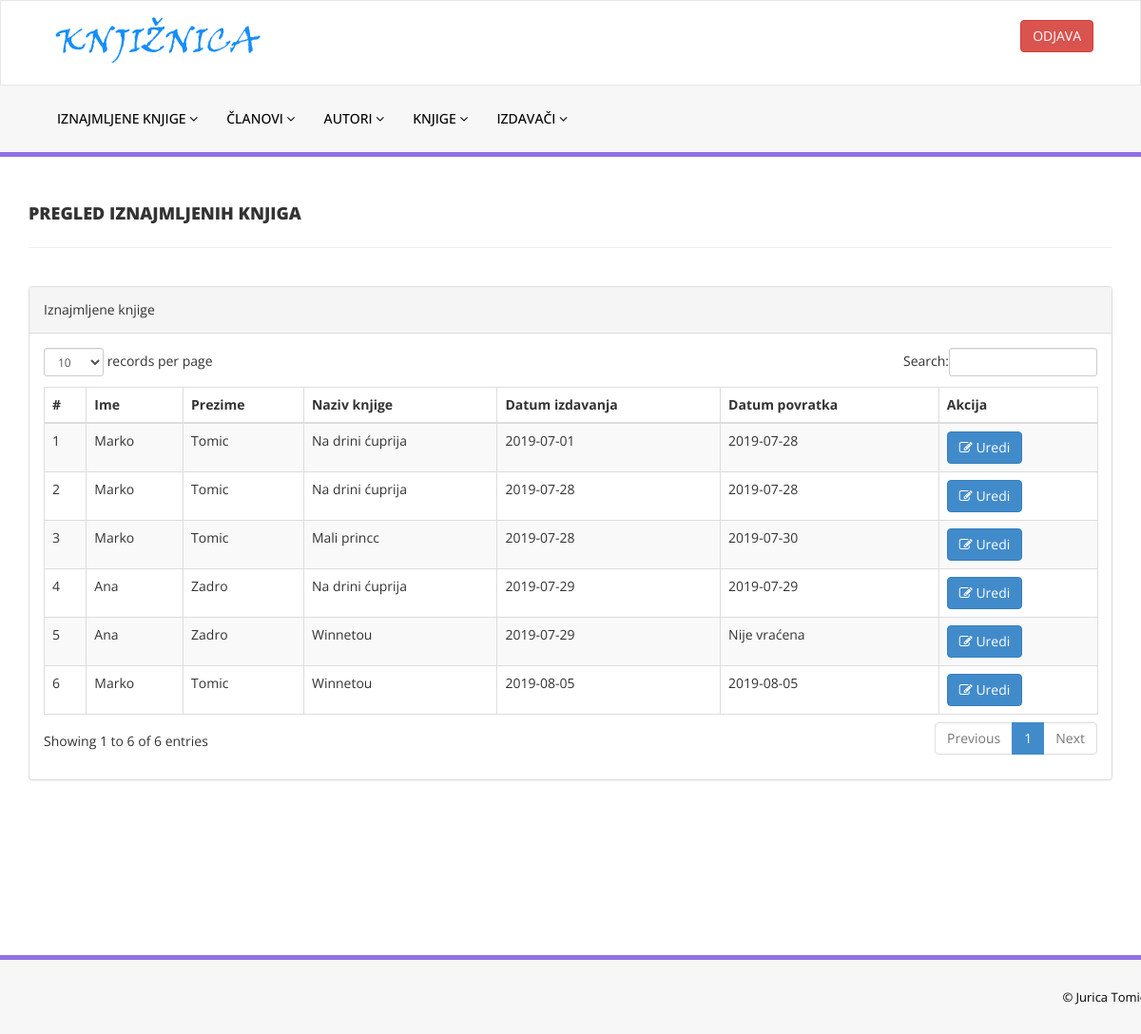
The app's page /iznajmljeneKnjige.php (signed in), older data.
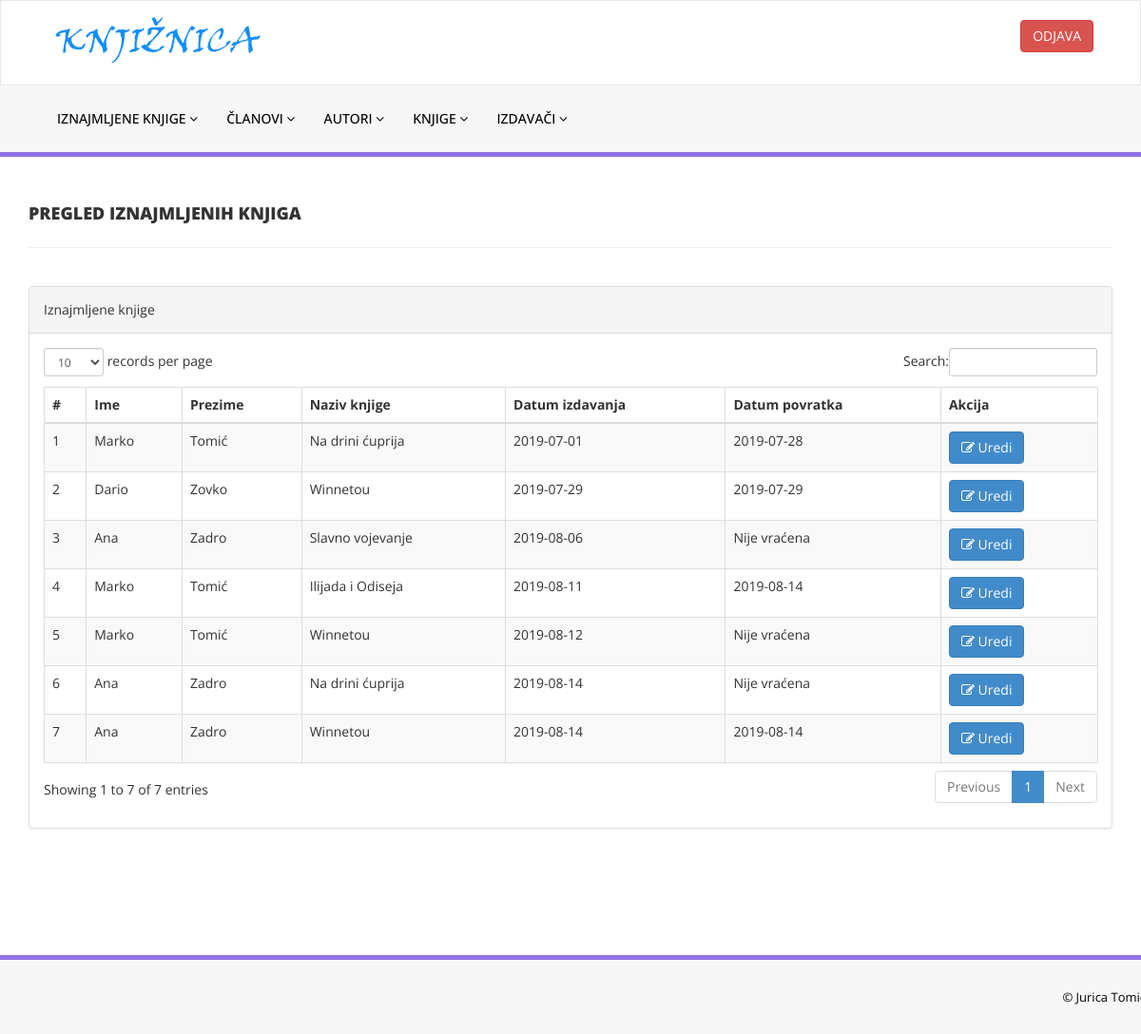
The same page, newer data.
### tables this page shows
CREATE TABLE `iznajmljivanje` (
  `Id_Iznajmljivanje` int(11) NOT NULL,
  `Datum_Iznajmljivanja` date DEFAULT NULL,
  `Datum_Vracanja` date DEFAULT NULL,
  `Korisnik_ID` int(11) NOT NULL,
  `Knjiga_ID` int(11) NOT NULL,
  `Status_Iznajmljivanja` tinyint(1) DEFAULT 1
);

CREATE TABLE `korisnici` (
  `ID_Korisnik` int(11) NOT NULL,
  `Ime` varchar(50) NOT NULL,
  `Prezime` varchar(50) NOT NULL,
  `E_Mail` varchar(100) NOT NULL,
  `Lozinka` varchar(50) NOT NULL,
  `Adresa` varchar(50) DEFAULT NULL,
  `Br_Telefona` varchar(50) DEFAULT NULL,
  `Status` tinyint(1) DEFAULT 1,
  `Tip_KorisnikaID` int(11) NOT NULL
);

CREATE TABLE `knjige` (
  `ID_Knjige` int(11) NOT NULL,
  `Naziv` varchar(100) NOT NULL,
  `Godina_Izdavanja` varchar(10) DEFAULT NULL,
  `Status` tinyint(1) DEFAULT 1,
  `Autor_ID` int(11) NOT NULL,
  `Izdavac_ID` int(11) NOT NULL,
  `Br_Stranica` int(11) NOT NULL
);

### iznajmljeneKnjige.php (the view, shortened to what this page needs)
<?php
include('includes/config.php');
if(strlen($_SESSION['alogin'])==0)
    {
header('location:index.php');
}
else{
    ?>
<!DOCTYPE html>
<html xmlns="http://www.w3.org/1999/xhtml">
<head>
    <link href="assets/css/bootstrap.css" rel="stylesheet" />
    <link href="assets/css/font-awesome.css" rel="stylesheet" />
    <link href="assets/js/dataTables/dataTables.bootstrap.css" rel="stylesheet" />
    <link href="assets/css/style.css" rel="stylesheet" />
</head>
<body>
<?php include('includes/header.php');?>
    <div class="content-wrapper">
         <div class="container">
        <div class="row pad-botm">
            <div class="col-md-12">
                <h4 class="header-line">Pregled iznajmljenih knjiga</h4>
    </div>
     <div class="row">
</div>
        </div>
            <div class="row">
                <div class="col-md-12">
                    <div class="panel panel-default">
                        <div class="panel-heading">
                          Iznajmljene knjige
                        </div>
                        <div class="panel-body">
                            <div class="table-responsive">
                                <table class="table table-striped table-bordered table-hover" id="dataTables-example">
                                    <thead>
                                        <tr>
                                            <th>#</th>
                                            <th> Ime  </th>
                                            <th> Prezime  </th>
                                            <th> Naziv knjige</th>
                                            <th> Datum izdavanja</th>
                                            <th> Datum povratka</th>
                                            <th> Akcija</th>
                                        </tr>
                                    </thead>
                                    <tbody>
<?php $sql = "SELECT korisnici.Ime, korisnici.Prezime, knjige.Naziv,iznajmljivanje.Id_Iznajmljivanje, iznajmljivanje.Datum_Iznajmljivanja, iznajmljivanje.Datum_Vracanja, 	iznajmljivanje.Status_Iznajmljivanja from iznajmljivanje inner join korisnici on iznajmljivanje.Korisnik_ID= korisnici.ID_Korisnik inner join knjige on iznajmljivanje.Knjiga_ID=knjige.ID_Knjige where korisnici.Tip_KorisnikaID  = 2";
$query = $dbh -> prepare($sql);
$query->execute();
$results=$query->fetchAll(PDO::FETCH_OBJ);
$cnt=1;
if($query->rowCount() > 0)
{
foreach($results as $result)
{               ?>
                                        <tr class="odd gradeX">
                                            <td class="center"><?php echo htmlentities($cnt);?></td>
                                            <td class="center"><?php echo htmlentities($result->Ime);?></td>
                                            <td class="center"><?php echo htmlentities($result->Prezime);?></td>
                                            <td class="center"><?php echo htmlentities($result->Naziv);?></td>
                                            <td class="center"><?php echo htmlentities($result->Datum_Iznajmljivanja);?></td>
                                            <td class="center"><?php if($result->Status_Iznajmljivanja==1)
                                            {
                                                echo htmlentities("Nije vraćena");
                                            } else {
                                            echo htmlentities($result->Datum_Vracanja);
}
                                            ?></td>
                                            <td class="center">
                                            <a href="urediIznajmljivanje.php?Id_Iznajmljivanje=<?php echo htmlentities($result->Id_Iznajmljivanje);?>"><button class="btn btn-primary"><i class="fa fa-edit "></i> Uredi</button>
                                            </td>
                                        </tr>
 <?php $cnt=$cnt+1;}} ?>
                                    </tbody>
                                </table>
                            </div>
                        </div>
                    </div>
                </div>
            </div>
    </div>
    </div>
  <?php include('includes/footer.php');?>
</body>
</html>
<?php } ?>

Row changes from the older to the newer data that the page shows:
removed iznajmljivanje: korisnici.Ime "Marko", korisnici.Prezime "Tomic", knjige.Naziv "Na drini ćuprija", Datum_Iznajmljivanja "2019-07-28", Datum_Vracanja "2019-07-28"
removed iznajmljivanje: korisnici.Ime "Marko", korisnici.Prezime "Tomic", knjige.Naziv "Mali princc", Datum_Iznajmljivanja "2019-07-28", Datum_Vracanja "2019-07-30"
removed iznajmljivanje: korisnici.Ime "Ana", korisnici.Prezime "Zadro", knjige.Naziv "Winnetou", Datum_Iznajmljivanja "2019-07-29"
removed iznajmljivanje: korisnici.Ime "Marko", korisnici.Prezime "Tomic", knjige.Naziv "Winnetou", Datum_Iznajmljivanja "2019-08-05", Datum_Vracanja "2019-08-05"
changed through a linked row, iznajmljivanje (number 1 of 7 on the later page): korisnici.Prezime "Tomic" → "Tomić"
changed iznajmljivanje: korisnici.Ime "Ana" → "Dario"; korisnici.Prezime "Zadro" → "Zovko"; knjige.Naziv "Na drini ćuprija" → "Winnetou"
added iznajmljivanje: korisnici.Ime "Ana", korisnici.Prezime "Zadro", knjige.Naziv "Slavno vojevanje", Datum_Iznajmljivanja "2019-08-06"
added iznajmljivanje: korisnici.Ime "Marko", korisnici.Prezime "Tomić", knjige.Naziv "Ilijada i Odiseja", Datum_Iznajmljivanja "2019-08-11", Datum_Vracanja "2019-08-14"
added iznajmljivanje: korisnici.Ime "Marko", korisnici.Prezime "Tomić", knjige.Naziv "Winnetou", Datum_Iznajmljivanja "2019-08-12"
added iznajmljivanje: korisnici.Ime "Ana", korisnici.Prezime "Zadro", knjige.Naziv "Na drini ćuprija", Datum_Iznajmljivanja "2019-08-14"
added iznajmljivanje: korisnici.Ime "Ana", korisnici.Prezime "Zadro", knjige.Naziv "Winnetou", Datum_Iznajmljivanja "2019-08-14", Datum_Vracanja "2019-08-14"
Text that changed along with them:
text written by a page script: "records per page Search: Showing 1 to 6 of 6 entries Previous 1 Next" → "records per page Search: Showing 1 to 7 of 7 entries Previous 1 Next"
